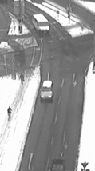
%> input picture lab1/street1.gif, 95 x 171 px
$ octave main.m   (GNU Octave 9; MATLAB toolbox functions it lacks are replaced by stand-ins)
%> lines starting %> are read from the running program, lines starting %| are printed output that depends on the picture; in (x1, y1, x2, y2) boxes, pixels count from 0 and x2, y2 are one past the last pixel; in counts of white or black regions, pixels touching at a corner belong together; the program's own positions count from 1
### lab1/process_im.m
% used to normalize images in terms of absolute values and
% to pass them through a sigmoid filter
% g and c are parameters of the filter: H = 1/(1+exp(g * exp(c -
% normalized_img))

% g decreases variance of values in image (values go towards zero,
% increases homogeneity) - bigger g less contrast, less g (negative) bigger contrast

% c sets a threshold to eliminate certain components


function processed_im = process_im(im, g, c)
    if ndims(im) > 2
        error('must be called on grayscale images!')
    end

    processed_im = im-min(min(im));

    processed_im = processed_im./max(max(processed_im)); % values are normalized
%     figure
%     imhist(int8(processed_im));
    processed_im =  1./(1 + exp(g*(c-processed_im)));  % Apply Sigmoid function
%     figure
%     imhist(int8(processed_im));

end

### lab1/threshold_im.m
function img = threshold_im(img, th1, th2)
    img(find(img < th1 | img > th2)) = 0;
    img = img / max(img(:));
%     img = (img >= th1) .* (img <= th2) .* double(img); % this sets some
%     pixels to zero (black) where the others keep original colors
end

### lab1/ThresholdAndPaint.m
function img = ThresholdAndPaint(img, th1, th2, val)
    img(find(img < th1 | img > th2)) = val;
    img = img / max(img(:));
%     img = (img >= th1) .* (img <= th2) .* double(img); % this sets some
%     pixels to zero (black) where the others keep original colors
end

### lab1/main.m
close all;
clear all;
I1 = double(imread('street1.gif'));
%> I1: size 171x95 double; min 47, max 255, mean 157.6; mean of the top-left, top-right, bottom-left and bottom-right quarters 147.6, 141.7, 192.6, 148.7
I2 = double(imread('street2.gif'));
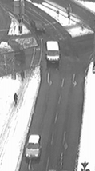
%> input picture lab1/street2.gif, 95 x 171 px
%> I2: size 171x95 double; min 48, max 255, mean 157; mean of the top-left, top-right, bottom-left and bottom-right quarters 141.9, 143.6, 195, 147.6

%I1 = imread('street1.gif');
%I2 = imread('street2.gif');


figure
imagesc(I1-I2);
colormap gray;
colorbar
truesize
figure
imhist(uint8(I1-I2)); % histogram of integers, rather than doubles
%> figure, not shown here; highest point at x = 0, y = 7664
figure
I3 = uint8(imsubtract(I1, I2));
imagesc(I3);
colormap gray;
colorbar


% [7 lines of commented-out code are left out]


%% Test of process_im
close all
clear all
I1 = double(imread('street1.gif'));

processed_I1 = process_im(I1, 1, 0);
figure
imagesc(processed_I1);
colormap gray
colorbar

%% Segmentation
clear all
close all
I1 = imread('wdg.png');
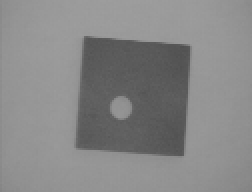
%> input picture lab1/wdg.png, 126 x 96 px (shown 2 times larger)
%> I1 is the input picture: size 96x126x3 uint8; min 80, max 157, mean 135.1
%imshow(I1);

I1 = uint8(rgb2gray(I1));
%> I1: size 96x126 uint8
figure
imagesc(I1)
colormap gray;
colorbar;
figure
imhist(uint8(I1));
%> figure, not shown here; highest point at x = 149, y = 1099
figure
imagesc(threshold_im(I1, 120, 160));
%> in threshold_im, `img = img / max(img(:));`:
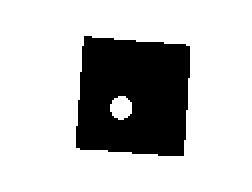
%> img: size 96x126 uint8 (shown 2 times larger); values 0 (black) and 1 (white), 75.8% white; 1 black region, box (x1, y1, x2, y2) and area: (38, 18, 95, 78) 2931
colormap gray;
colorbar
%%
imagesc(ThresholdAndPaint(I1, 0, 120, 255));
%> in ThresholdAndPaint, `img = img / max(img(:));`: img: size 96x126 uint8; values 0 (black) and 1 (white), 75.7% white; 1 black region, box (x1, y1, x2, y2) and area: (38, 18, 95, 78) 2934
colorbar
colormap gray

%% Background subtraction (1)
clear all
close all
srcFiles = dir('sequence1/*.jpg');  % the folder in which ur images exists
length(srcFiles);
background = zeros(576,720,3);
for i = 1 : length(srcFiles)
    filename = strcat(pwd, '/sequence1/', srcFiles(i).name);
    I = double(imread(filename));
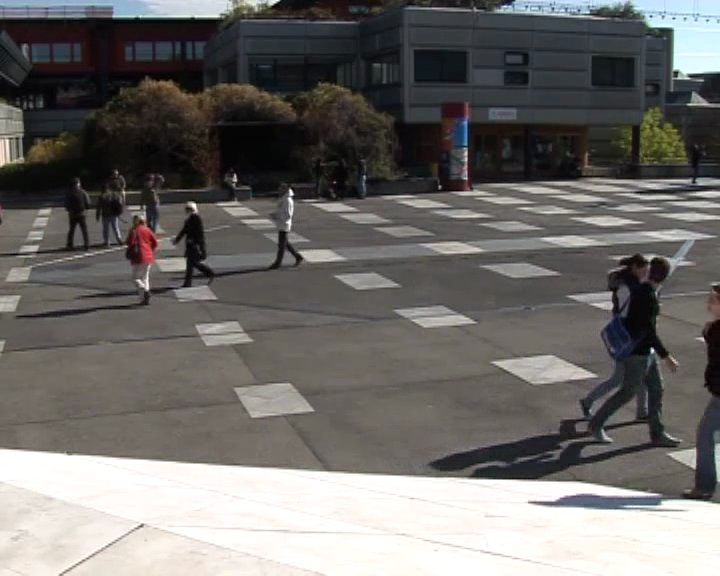
%> input picture lab1/sequence1/im_001.jpg, 720 x 576 px
    background = background + I/length(srcFiles);
%    figure, imshow(I);
end
%> pass 2 of the loop `for i = 1 : length(srcFiles)`:
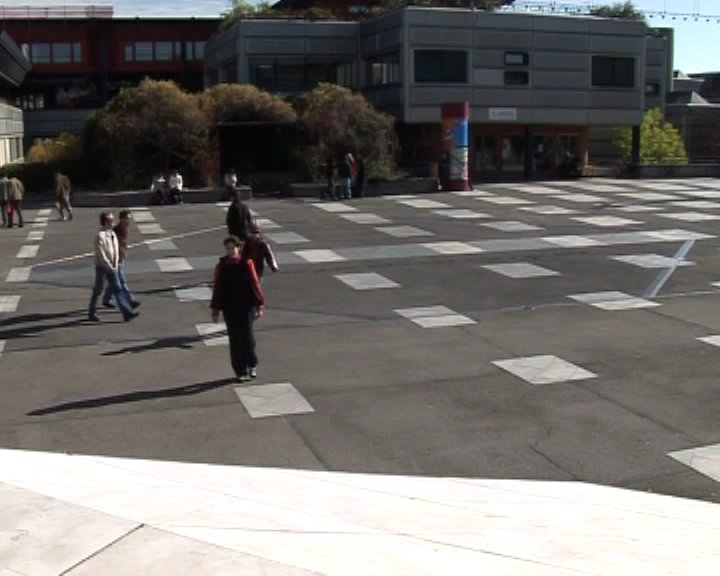
%> input picture lab1/sequence1/im_002.jpg, 720 x 576 px
%> pass 3 of the loop `for i = 1 : length(srcFiles)`:
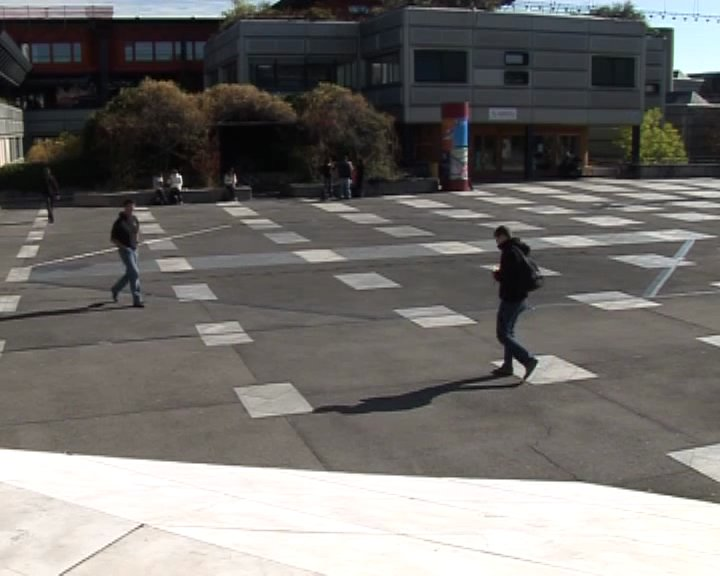
%> input picture lab1/sequence1/im_003.jpg, 720 x 576 px
hist(reshape(background,[],3),1:max(background(:)));
colormap([1 0 0; 0 1 0; 0 0 1]);
%> figure, not shown here; tallest bar 32792 high, from x = 254.7 to 254.9; tallest bar 15302 high, from x = 254.9 to 255.1; tallest bar 7439 high, from x = 99.11 to 99.32
figure
imagesc(uint8(background));

% figure
% imshow(uint8(background)) % similar to the line above
%%
close all
%imshow(uint8(background));
for i = 1 : length(srcFiles)
    filename = strcat(pwd, '/sequence1/', srcFiles(i).name);
    image = double(imread(filename));
    person = background-image;
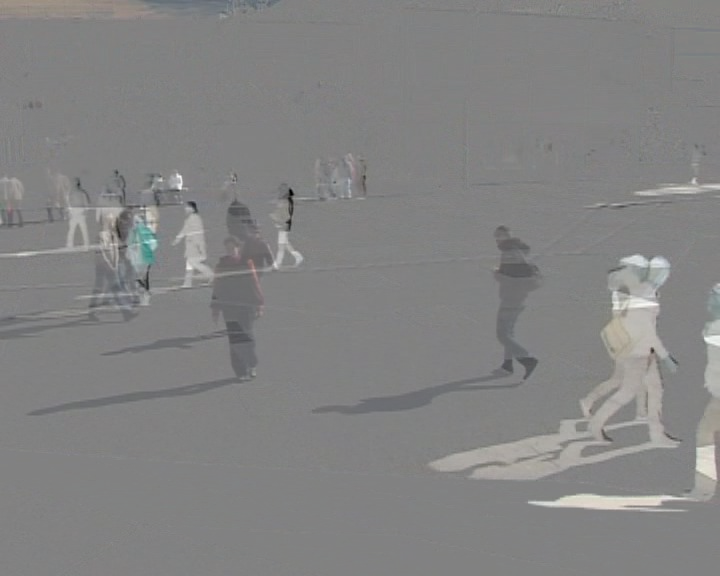
%> person: size 576x720x3 double; mean R, G, B 2.4, 2.4, 2.1; drawn with min black and max white
    average_difference = mean(person, 3);
    subplot(1,2,1)
    imshow(uint8(average_difference));
    subplot(1,2,2)
    imshow(uint8(image));
    input('')
    close
end
%> pass 2 of the loop `for i = 1 : length(srcFiles)`:
%> `person = background-image;`:
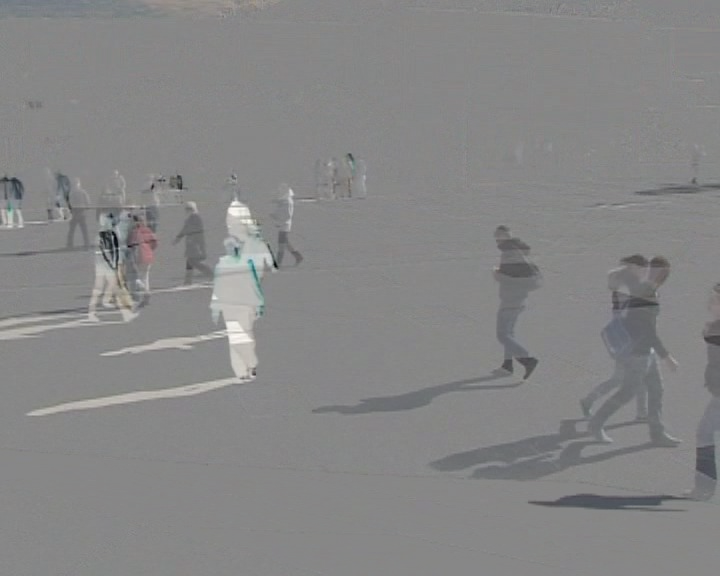
%> person: size 576x720x3 double; mean R, G, B -1, -0.9, -0.8; drawn with min black and max white
%> `imshow(uint8(average_difference));`:
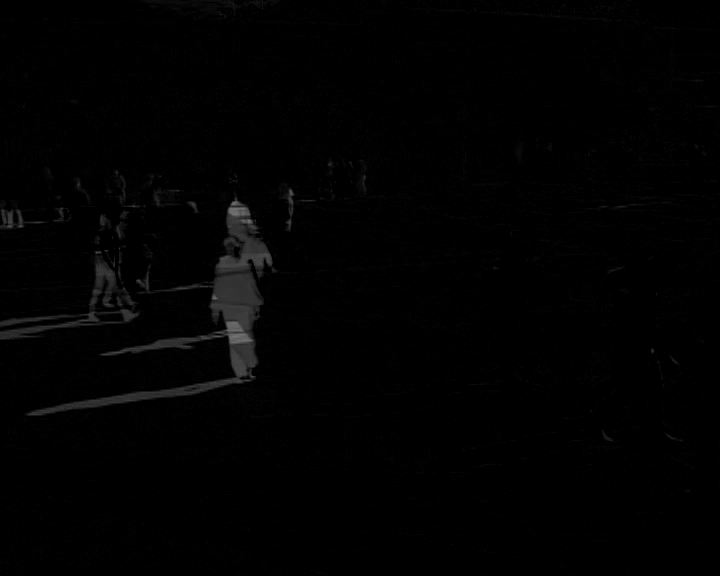
%> displayed picture: size 576x720, on the screen's scale of 0 to 255; min 0, max 116, mean 1.9
%> pass 3 of the loop `for i = 1 : length(srcFiles)`:
%> `person = background-image;`:
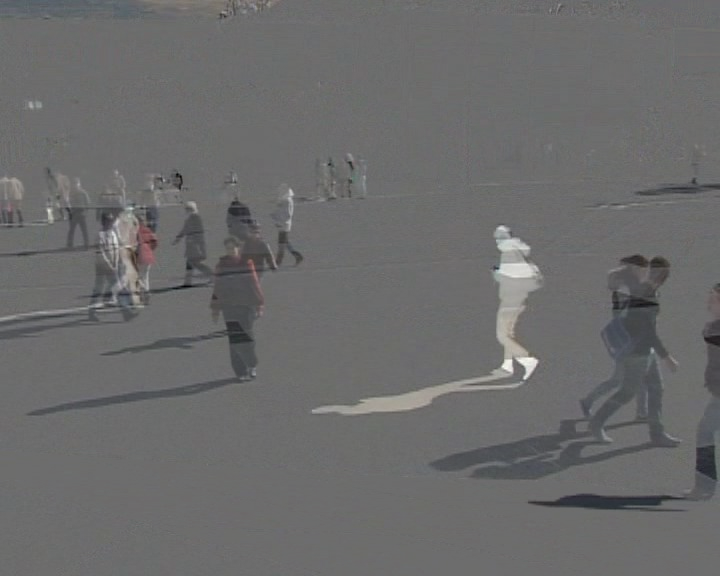
%> person: size 576x720x3 double; mean R, G, B -1.5, -1.5, -1.4; drawn with min black and max white
%> `imshow(uint8(average_difference));`:
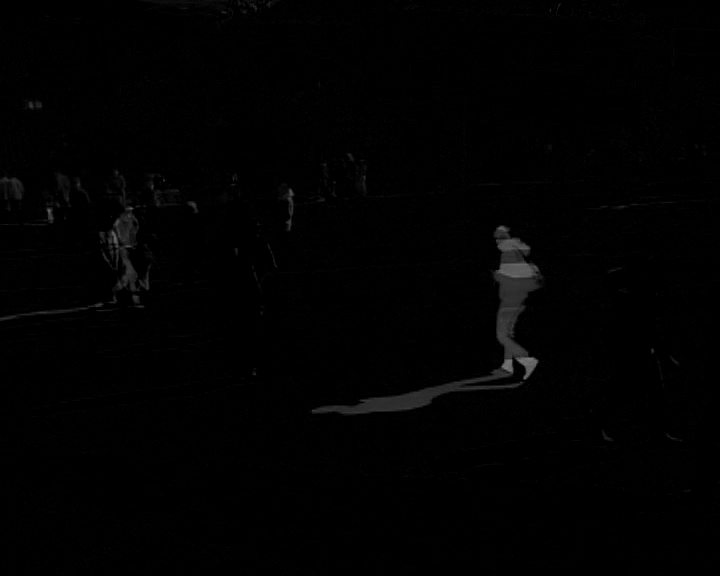
%> displayed picture: size 576x720, on the screen's scale of 0 to 255; min 0, max 124, mean 1.5


%% Background subtraction (2) - Gaussian model
clear all
close all
srcFiles = dir('sequence1/*.jpg');  % the folder in which ur images exists
length(srcFiles)
background = zeros(576, 720, 3, length(srcFiles));
for i = 1 : length(srcFiles)
    filename = strcat(pwd, '/sequence1/', srcFiles(i).name);
    I = double(imread(filename));
    background(:,:,:,i) = I;
%    figure, imshow(I);
end
%> pass 2 of the loop `for i = 1 : length(srcFiles)`:
%> pass 3 of the loop `for i = 1 : length(srcFiles)`:

mean_model = mean(background,4); % gives a 3-channel model
% figure
% imshow(uint8(mean_model));
var_model = std(background,0,4); % gives a 3-channel model
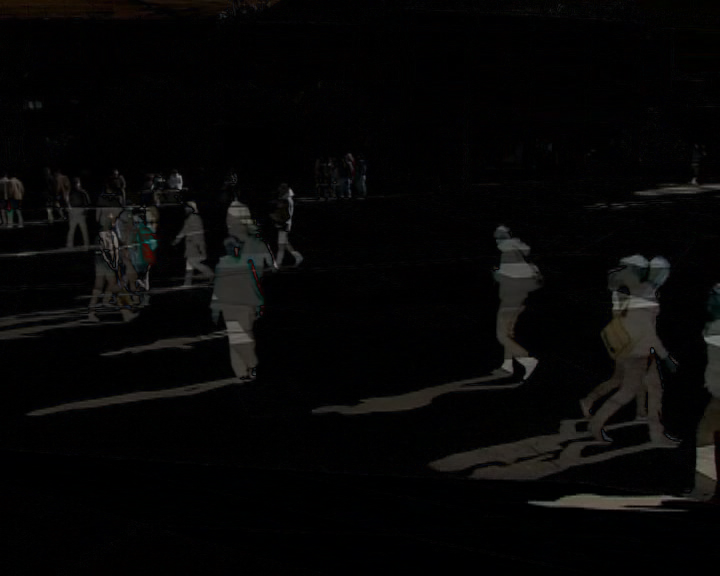
%> var_model: size 576x720x3 double; mean R, G, B 7.1, 6.8, 6.5
figure
imagesc(uint8(mean(var_model,3)));
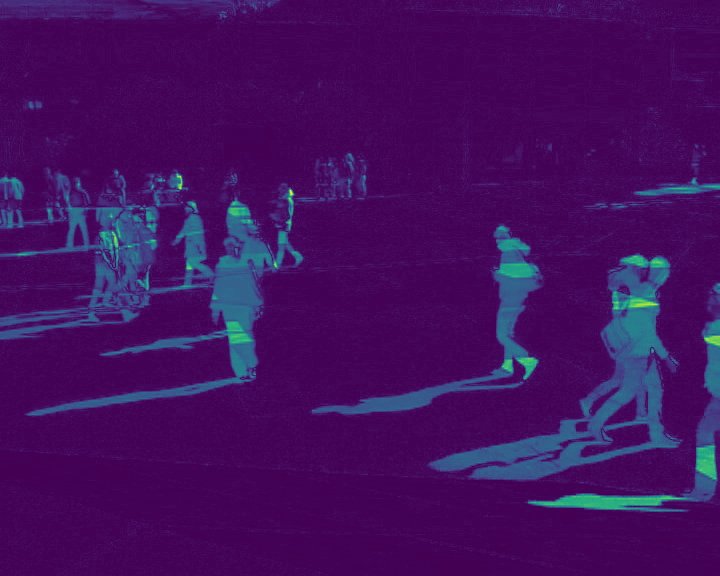
%> displayed picture: size 576x720x3, on the screen's scale of 0 to 255; mean R, G, B 67.2, 16.1, 94.8

%%
%> (the run ends here)
